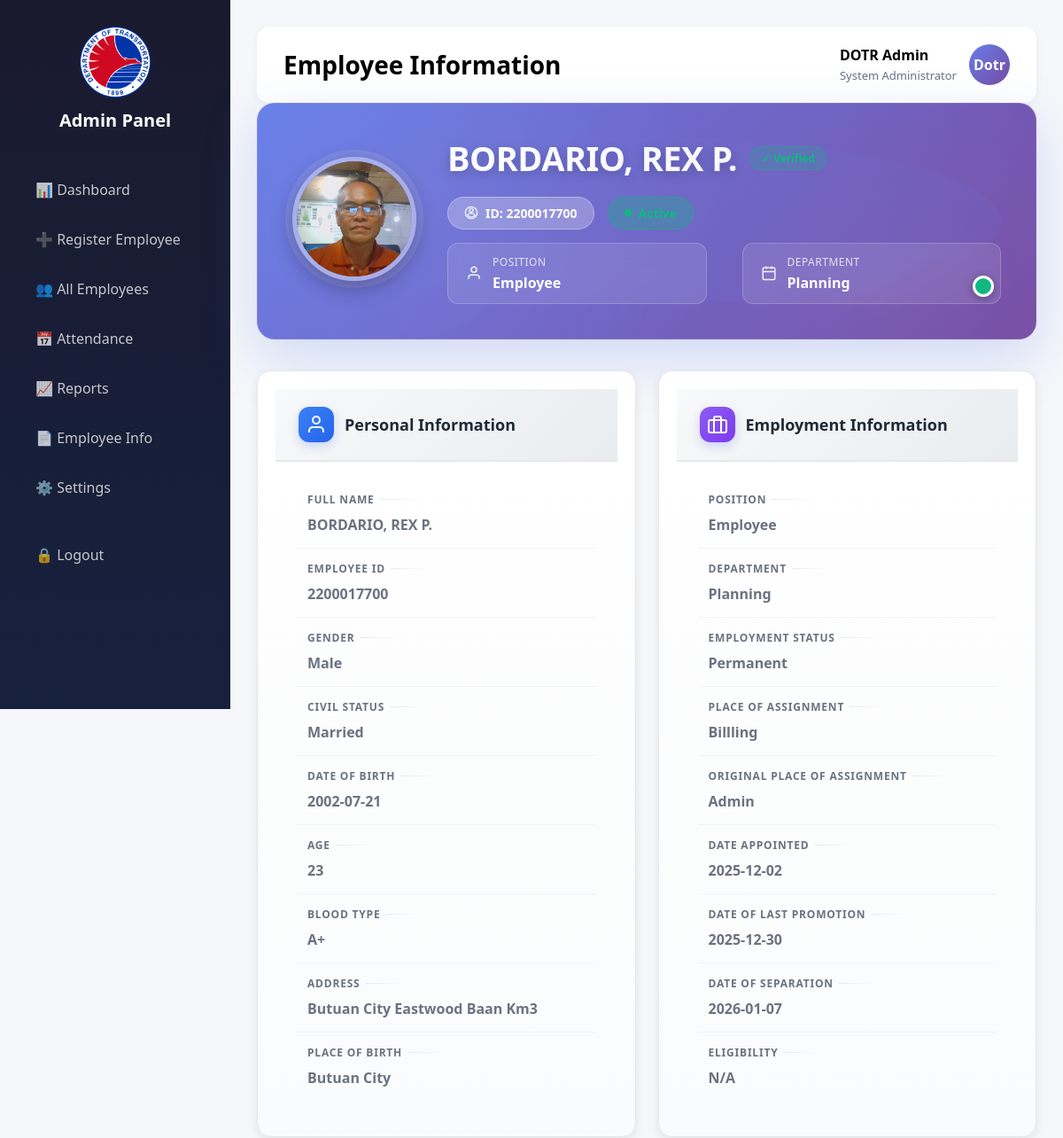
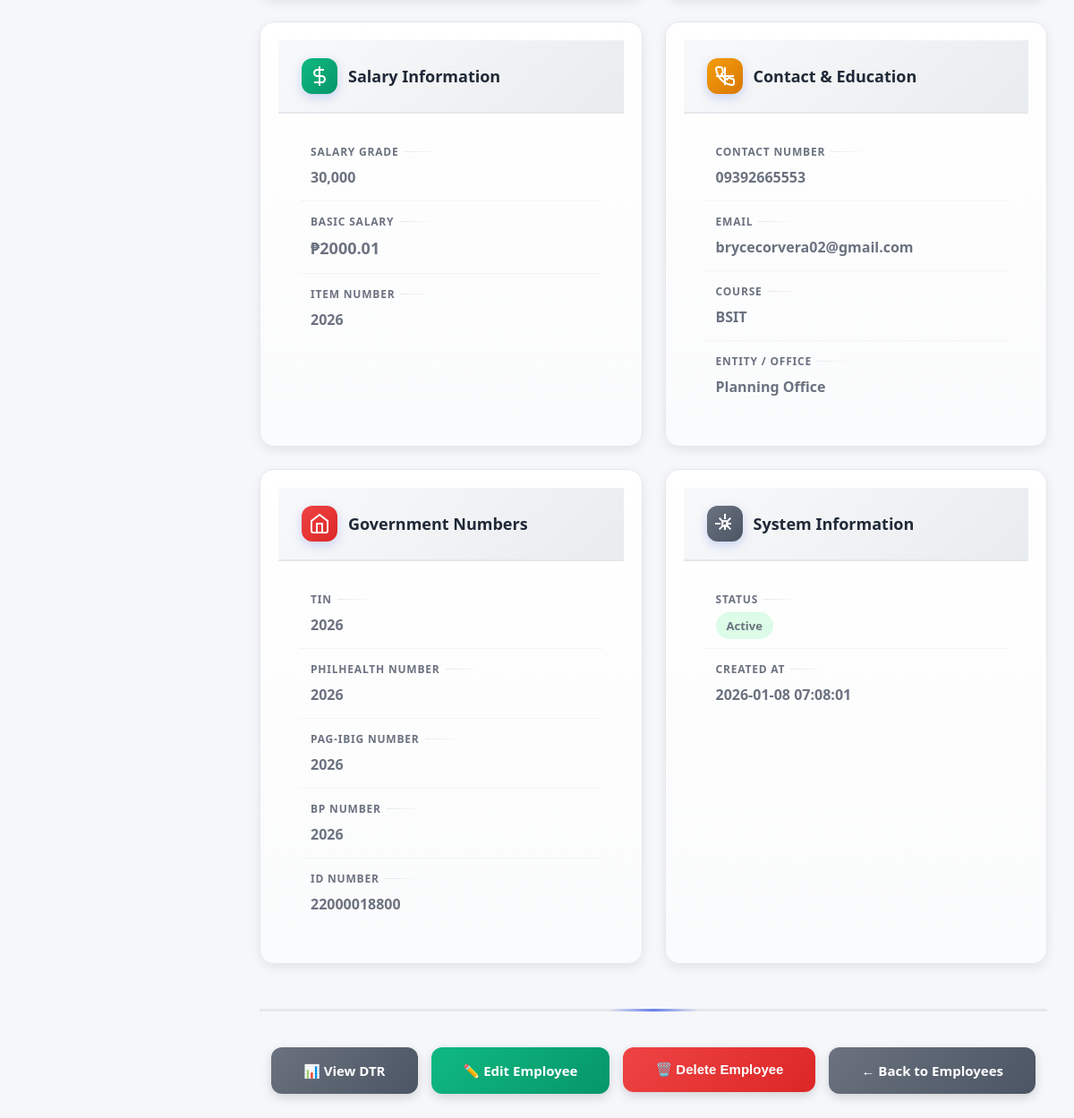
/admin/employee-info?id=10 (signed in), run on the app's committed database (2 pictures, top to bottom).
### tables this page shows
CREATE TABLE employees (
    id INTEGER PRIMARY KEY AUTOINCREMENT,
    full_name TEXT,
    employee_code TEXT,
    department TEXT,
    position TEXT,
    status TEXT DEFAULT 'Active'
, address TEXT, place_of_birth TEXT, blood_type TEXT, date_of_birth TEXT, gender TEXT, civil_status TEXT, age INTEGER, contact_number TEXT, email TEXT, course TEXT, entity_office TEXT, bp_number TEXT, philhealth_number TEXT, pagibig_number TEXT, tin TEXT, id_number TEXT, salary_grade TEXT, basic_salary REAL, place_of_assignment TEXT, original_place_of_assignment TEXT, item_number TEXT, date_appointed TEXT, date_of_last_promotion TEXT, date_of_separation TEXT, employment_status TEXT, eligibility TEXT, created_at TIMESTAMP DEFAULT CURRENT_TIMESTAMP, photo_path TEXT);

### app.py (the view)
@app.route("/admin/employee-info")
@admin_required
def admin_employee_info():
    db = get_db()
    cur = db.cursor()
    employee_id = request.args.get("id")
    if employee_id:
        cur.execute("SELECT * FROM employees WHERE id=?", (employee_id,))
        employee = cur.fetchone()
        if employee:
            return render_template("admin/employee_info.html", employee=employee, employees=None)
    cur.execute("SELECT id, full_name, employee_code, department FROM employees ORDER BY full_name")
    employees = cur.fetchall()
    return render_template("admin/employee_info.html", employees=employees, employee=None)

### app.py (called while the page is built)
def get_db():
    if "db" not in g:
        g.db = sqlite3.connect(DATABASE)
        g.db.row_factory = sqlite3.Row
    return g.db

def admin_required(f):
    @wraps(f)
    def wrapper(*args, **kwargs):
        if not session.get("admin_logged_in"):
            return redirect(url_for("admin_login"))
        return f(*args, **kwargs)
    return wrapper

@app.after_request
def hide_server_header(response):
    response.headers['Server'] = 'SecureServer'
    return response

### templates/admin/employee_info.html (shortened to what this page needs)
{% extends "admin/base.html" %}
{% block title %}Employee Information{% endblock %}
{% block content %}
<div class="section active">
  {% if employee %}
  <div class="employee-header-card">
    <div class="employee-header-pattern"></div>
    <div class="employee-header-content">
      <div class="employee-header-photo">
        {% if employee.photo_path %}
        <img src="{{ url_for('static', filename=employee.photo_path) }}"
             alt="{{ employee.full_name }}"
             class="employee-header-img">
        <div class="photo-overlay"></div>
        {% else %}
        <div class="employee-header-placeholder">
          <span class="placeholder-initials">{{ (employee.full_name or 'N/A')[0:2].upper() if employee.full_name else 'N/A' }}</span>
        </div>
        {% endif %}
        <div class="photo-status-indicator {% if employee.status == 'Active' %}active-indicator{% else %}inactive-indicator{% endif %}"></div>
      </div>
      <div class="employee-header-info">
        <div class="employee-name-wrapper">
          <h2 class="employee-name">{{ employee.full_name or 'N/A' }}</h2>
          <div class="employee-verified-badge">✓ Verified</div>
        </div>
        <div class="employee-header-meta">
          <span class="employee-id-badge">
            ID: {{ employee.employee_code or 'N/A' }}
          </span>
          <span class="badge-enhanced {% if employee.status == 'Active' %}active-badge{% else %}inactive-badge{% endif %}">
            <span class="badge-dot"></span>
          </span>
        </div>
        <div class="employee-header-details">
          <div class="header-detail-item">
            <svg width="18" height="18" viewBox="0 0 24 24" fill="none" stroke="currentColor" stroke-width="2">
              <path d="M20 21v-2a4 4 0 0 0-4-4H8a4 4 0 0 0-4 4v2"></path>
              <circle cx="12" cy="7" r="4"></circle>
            </svg>
            <div>
              <span class="detail-label">Position</span>
              <span class="detail-value">{{ employee.position or 'N/A' }}</span>
            </div>
          </div>
          <div class="header-detail-item">
            <svg width="18" height="18" viewBox="0 0 24 24" fill="none" stroke="currentColor" stroke-width="2">
              <rect x="3" y="4" width="18" height="18" rx="2" ry="2"></rect>
              <line x1="16" y1="2" x2="16" y2="6"></line>
              <line x1="8" y1="2" x2="8" y2="6"></line>
              <line x1="3" y1="10" x2="21" y2="10"></line>
            </svg>
            <div>
              <span class="detail-label">Department</span>
              <span class="detail-value">{{ employee.department or 'N/A' }}</span>
            </div>
          </div>
        </div>
      </div>
    </div>
  </div>
  <div class="employee-info-grid">
    <div class="info-card enhanced-card">
      <div class="info-card-header personal-header">
        <div class="card-icon-wrapper personal-icon">
          <svg width="24" height="24" viewBox="0 0 24 24" fill="none" stroke="currentColor" stroke-width="2">
            <path d="M20 21v-2a4 4 0 0 0-4-4H8a4 4 0 0 0-4 4v2"></path>
            <circle cx="12" cy="7" r="4"></circle>
          </svg>
        </div>
        <h5>Personal Information</h5>
      </div>
      <div class="info-card-body">
        <div class="info-item">
          <span class="info-label">Full Name</span>
          <span class="info-value">{{ employee.full_name or 'N/A' }}</span>
        </div>
        <div class="info-item">
          <span class="info-label">Employee ID</span>
          <span class="info-value">{{ employee.employee_code or 'N/A' }}</span>
        </div>
        <div class="info-item">
          <span class="info-label">Gender</span>
          <span class="info-value">{{ employee.gender or 'N/A' }}</span>
        </div>
        <div class="info-item">
          <span class="info-label">Civil Status</span>
          <span class="info-value">{{ employee.civil_status or 'N/A' }}</span>
        </div>
        <div class="info-item">
          <span class="info-label">Date of Birth</span>
          <span class="info-value">{{ employee.date_of_birth or 'N/A' }}</span>
        </div>
        <div class="info-item">
          <span class="info-label">Age</span>
          <span class="info-value">{{ employee.age or 'N/A' }}</span>
        </div>
        <div class="info-item">
          <span class="info-label">Blood Type</span>
          <span class="info-value">{{ employee.blood_type or 'N/A' }}</span>
        </div>
        <div class="info-item">
          <span class="info-label">Address</span>
          <span class="info-value">{{ employee.address or 'N/A' }}</span>
        </div>
        <div class="info-item">
          <span class="info-label">Place of Birth</span>
          <span class="info-value">{{ employee.place_of_birth or 'N/A' }}</span>
        </div>
      </div>
    </div>
    <div class="info-card enhanced-card">
      <div class="info-card-header employment-header">
        <div class="card-icon-wrapper employment-icon">
          <svg width="24" height="24" viewBox="0 0 24 24" fill="none" stroke="currentColor" stroke-width="2">
            <rect x="2" y="7" width="20" height="14" rx="2" ry="2"></rect>
            <path d="M16 21V5a2 2 0 0 0-2-2h-4a2 2 0 0 0-2 2v16"></path>
          </svg>
        </div>
        <h5>Employment Information</h5>
      </div>
      <div class="info-card-body">
        <div class="info-item">
          <span class="info-label">Position</span>
          <span class="info-value">{{ employee.position or 'N/A' }}</span>
        </div>
        <div class="info-item">
          <span class="info-label">Department</span>
          <span class="info-value">{{ employee.department or 'N/A' }}</span>
        </div>
        <div class="info-item">
          <span class="info-label">Employment Status</span>
          <span class="info-value">{{ employee.employment_status or 'N/A' }}</span>
        </div>
        <div class="info-item">
          <span class="info-label">Place of Assignment</span>
          <span class="info-value">{{ employee.place_of_assignment or 'N/A' }}</span>
        </div>
        <div class="info-item">
          <span class="info-label">Original Place of Assignment</span>
          <span class="info-value">{{ employee.original_place_of_assignment or 'N/A' }}</span>
        </div>
        <div class="info-item">
          <span class="info-label">Date Appointed</span>
          <span class="info-value">{{ employee.date_appointed or 'N/A' }}</span>
        </div>
        <div class="info-item">
          <span class="info-label">Date of Last Promotion</span>
          <span class="info-value">{{ employee.date_of_last_promotion or 'N/A' }}</span>
        </div>
        <div class="info-item">
          <span class="info-label">Date of Separation</span>
          <span class="info-value">{{ employee.date_of_separation or 'N/A' }}</span>
        </div>
        <div class="info-item">
          <span class="info-label">Eligibility</span>
          <span class="info-value">{{ employee.eligibility or 'N/A' }}</span>
        </div>
      </div>
    </div>
    <div class="info-card enhanced-card">
      <div class="info-card-header salary-header">
        <div class="card-icon-wrapper salary-icon">
          <svg width="24" height="24" viewBox="0 0 24 24" fill="none" stroke="currentColor" stroke-width="2">
            <line x1="12" y1="1" x2="12" y2="23"></line>
            <path d="M17 5H9.5a3.5 3.5 0 0 0 0 7h5a3.5 3.5 0 0 1 0 7H6"></path>
          </svg>
        </div>
        <h5>Salary Information</h5>
      </div>
      <div class="info-card-body">
        <div class="info-item">
          <span class="info-label">Salary Grade</span>
          <span class="info-value">{{ employee.salary_grade or 'N/A' }}</span>
        </div>
        <div class="info-item">
          <span class="info-label">Basic Salary</span>
          <span class="info-value salary-value">{% if employee.basic_salary %}₱{{ "%.2f"|format(employee.basic_salary) }}{% else %}N/A{% endif %}</span>
        </div>
        <div class="info-item">
          <span class="info-label">Item Number</span>
          <span class="info-value">{{ employee.item_number or 'N/A' }}</span>
        </div>
      </div>
    </div>
    <div class="info-card enhanced-card">
      <div class="info-card-header contact-header">
        <div class="card-icon-wrapper contact-icon">
        </div>
        <h5>Contact & Education</h5>
      </div>
      <div class="info-card-body">
        <div class="info-item">
          <span class="info-label">Contact Number</span>
          <span class="info-value">{{ employee.contact_number or 'N/A' }}</span>
        </div>
        <div class="info-item">
          <span class="info-label">Email</span>
          <span class="info-value">{{ employee.email or 'N/A' }}</span>
        </div>
        <div class="info-item">
          <span class="info-label">Course</span>
          <span class="info-value">{{ employee.course or 'N/A' }}</span>
        </div>
        <div class="info-item">
          <span class="info-label">Entity / Office</span>
          <span class="info-value">{{ employee.entity_office or 'N/A' }}</span>
        </div>
      </div>
    </div>
    <div class="info-card enhanced-card">
      <div class="info-card-header government-header">
        <div class="card-icon-wrapper government-icon">
          <svg width="24" height="24" viewBox="0 0 24 24" fill="none" stroke="currentColor" stroke-width="2">
            <path d="M3 9l9-7 9 7v11a2 2 0 0 1-2 2H5a2 2 0 0 1-2-2z"></path>
            <polyline points="9 22 9 12 15 12 15 22"></polyline>
          </svg>
        </div>
        <h5>Government Numbers</h5>
      </div>
      <div class="info-card-body">
        <div class="info-item">
          <span class="info-label">TIN</span>
          <span class="info-value">{{ employee.tin or 'N/A' }}</span>
        </div>
        <div class="info-item">
          <span class="info-label">PhilHealth Number</span>
          <span class="info-value">{{ employee.philhealth_number or 'N/A' }}</span>
        </div>
        <div class="info-item">
          <span class="info-label">Pag-IBIG Number</span>
          <span class="info-value">{{ employee.pagibig_number or 'N/A' }}</span>
        </div>
        <div class="info-item">
          <span class="info-label">BP Number</span>
          <span class="info-value">{{ employee.bp_number or 'N/A' }}</span>
        </div>
        <div class="info-item">
          <span class="info-label">ID Number</span>
          <span class="info-value">{{ employee.id_number or 'N/A' }}</span>
        </div>
      </div>
    </div>
    <div class="info-card enhanced-card">
      <div class="info-card-header system-header">
        <div class="card-icon-wrapper system-icon">
          <svg width="24" height="24" viewBox="0 0 24 24" fill="none" stroke="currentColor" stroke-width="2">
            <circle cx="12" cy="12" r="3"></circle>
            <path d="M12 1v6m0 6v6M5.64 5.64l4.24 4.24m4.24 4.24l4.24 4.24M1 12h6m6 0h6M5.64 18.36l4.24-4.24m4.24-4.24l4.24-4.24"></path>
          </svg>
        </div>
        <h5>System Information</h5>
      </div>
      <div class="info-card-body">
        <div class="info-item">
          <span class="info-label">Status</span>
          <span class="info-value">
            <span class="badge {% if employee.status == 'Active' %}active-b{% else %}present{% endif %}">
              {{ employee.status or 'Active' }}
            </span>
          </span>
        </div>
        <div class="info-item">
          <span class="info-label">Created At</span>
          <span class="info-value">{{ employee.created_at or 'N/A' }}</span>
        </div>
      </div>
    </div>
  </div>
  <div class="employee-actions">
    <a href="{{ url_for('admin_reports') }}?employee_id={{ employee.id }}"
       class="action-btn action-btn-secondary">
      📊 View DTR
    </a>
    <a href="{{ url_for('edit_employee', employee_id=employee.id) }}"
       class="action-btn action-btn-edit">
      ✏️ Edit Employee
    </a>
    <form method="POST" action="{{ url_for('delete_employee', employee_id=employee.id) }}"
          class="action-btn-form"
          onsubmit="return confirm('Are you sure you want to delete {{ employee.full_name }}? This action cannot be undone!');">
      <button type="submit" class="action-btn action-btn-delete">
        🗑️ Delete Employee
      </button>
    </form>
    <a href="{{ url_for('admin_employees') }}"
       class="action-btn action-btn-secondary">
      ← Back to Employees
    </a>
  </div>
  {% endif %}
</div>
{% endblock %}

### templates/admin/base.html (style rules this page uses)
body:not(.loading) { opacity: 1 !important; }

### data on the page
employees: photo_path (picture), full_name "BORDARIO, REX P.", employee_code "2200017700", position "Employee", department "Planning", gender "Male", civil_status "Married", date_of_birth "2002-07-21", age "23", blood_type "A+", address "Butuan City Eastwood Baan Km3", place_of_birth "Butuan City", employment_status "Permanent", place_of_assignment "Billling", original_place_of_assignment "Admin", date_appointed "2025-12-02", date_of_last_promotion "2025-12-30", date_of_separation "2026-01-07", eligibility "N/A", salary_grade "30,000", basic_salary "2000.01", item_number "2026", contact_number "09392665553", email "brycecorvera02@gmail.com", course "BSIT", entity_office "Planning Office", tin "2026", philhealth_number "2026", pagibig_number "2026", bp_number "2026", id_number "22000018800", status "Active", created_at "2026-01-08 07:08:01"
